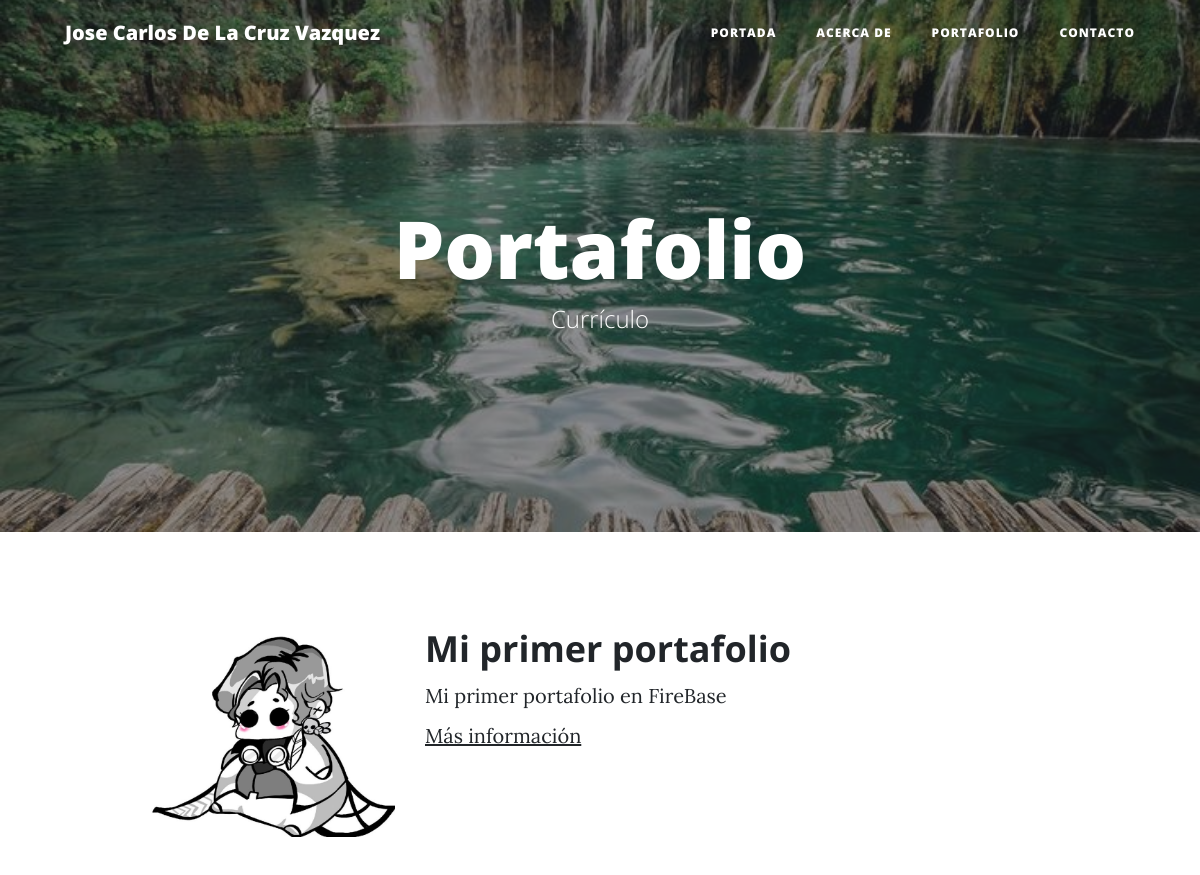
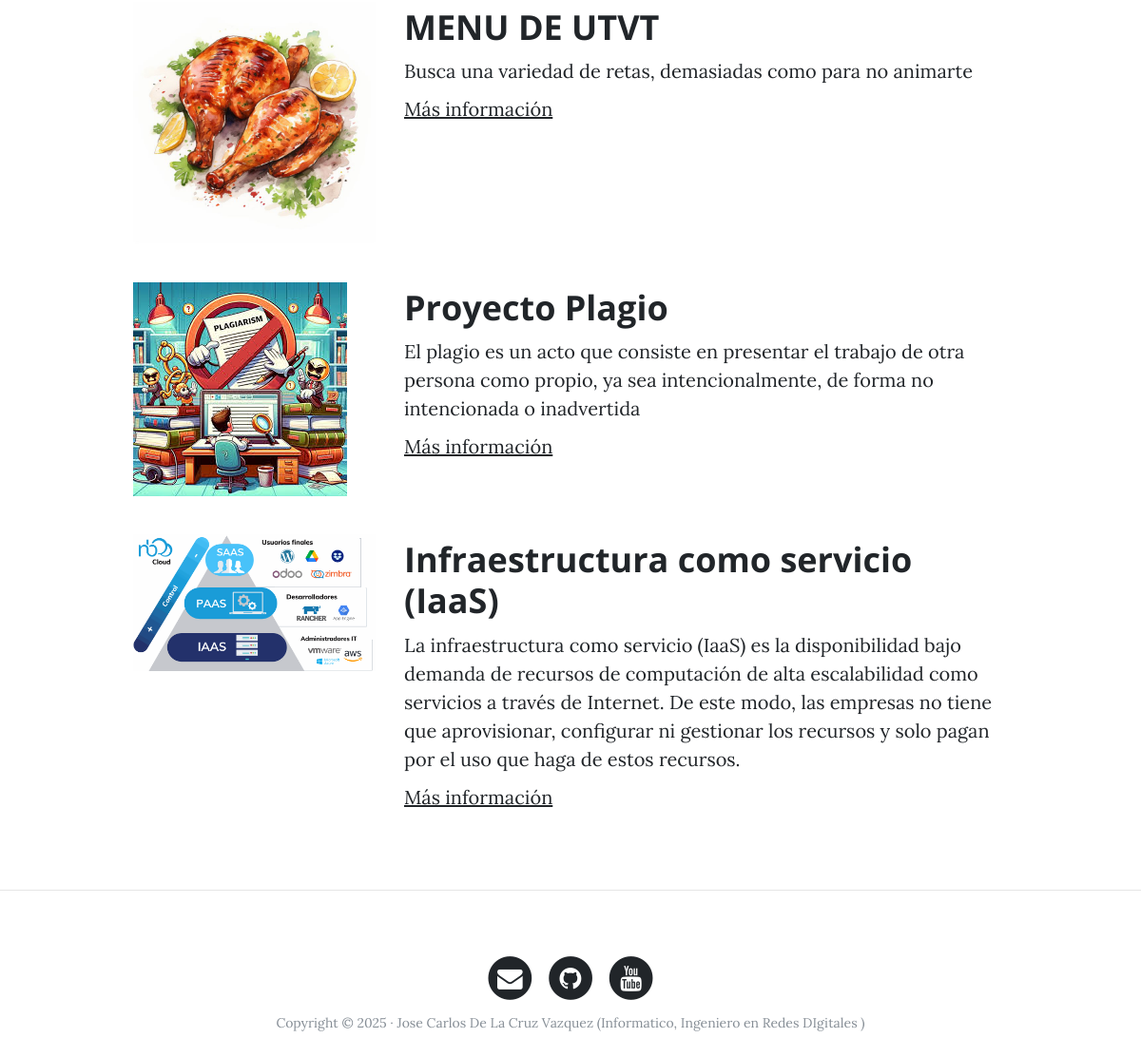
The page /portfolio/ on the database its author committed (2 pictures, top to bottom).
### portfolio/models.py (models this page shows, shortened)
class Project(models.Model):
    title = models.CharField(max_length=200, verbose_name="Título")
    description = models.TextField(verbose_name="Descripción")
    image = models.ImageField(verbose_name="Imagen", upload_to="projects")
    link = models.URLField(verbose_name="Dirección Web", null=True, blank=True)
    created = models.DateTimeField(auto_now_add=True, verbose_name="Fecha de creación")
    updated = models.DateTimeField(auto_now=True, verbose_name="Fecha de edición")
    class Meta:
        verbose_name = "proyecto"
        verbose_name_plural = "proyectos"
        ordering = ["-created"]

### portfolio/views.py (the view)
# urls.py: path('portfolio/', portfolio_views.portfolio, name="portfolio"),
def portfolio(request):
    projects = Project.objects.all()
    return render(request, "portfolio/portfolio.html", {'projects': projects})

### portfolio/templates/portfolio/portfolio.html (shortened to what this page needs)
{% extends 'core/base.html' %}
{% block background %}{% load static %}{% static 'core/img/portfolio-bg.jpg' %}{% endblock %}
{% block headers %}
<h1>Portafolio</h1>
<span class="subheading">Currículo</span>
{% endblock %}
{% block content %}
    {% for project in projects %}
        <div class="row project">
            <div class="col-lg-3 col-md-4 offset-lg-1">
                <img class="img-fluid" src="{{project.image.url}}" alt="">
            </div>
            <div class="col-lg-7 col-md-8">
                <h2 class="section-heading title">{{project.title}}</h2>
                <p>{{project.description}}</p>
                {% if project.link %}
                    <p><a href="{{project.link}}">Más información</a></p>
                {% endif %}
            </div>
        </div>
    {% endfor %}
{% endblock %}

### core/templates/core/base.html (shortened to what this page needs)
<!DOCTYPE html>
<html lang="es">
  <head>
    {% load static %}
    <link href="{% static 'core/vendor/bootstrap/css/bootstrap.min.css' %}" rel="stylesheet">
    <link href="{% static 'core/vendor/font-awesome/css/font-awesome.min.css' %}" rel="stylesheet" type="text/css">
    <link href="{% static 'core/css/clean-blog.min.css' %}" rel="stylesheet">
  </head>
  <body>
    <nav class="navbar navbar-expand-lg navbar-light fixed-top" id="mainNav">
      <div class="container">
        <a class="navbar-brand" href="{% url 'home' %}">Jose Carlos De La Cruz Vazquez</a>
        <div class="collapse navbar-collapse" id="navbarResponsive">
          <ul class="navbar-nav ml-auto">
            <li class="nav-item">
              <a class="nav-link" href="{% url 'home' %}">Portada</a>
            </li>
            <li class="nav-item">
              <a class="nav-link" href="{% url 'about' %}">Acerca de</a>
            </li>
            <li class="nav-item">
              <a class="nav-link" href="{% url 'portfolio' %}">Portafolio</a>
            </li>
            <li class="nav-item">
              <a class="nav-link" href="{% url 'contact' %}">Contacto</a>
            </li>
          </ul>
        </div>
      </div>
    </nav>
    <header class="masthead" style="background-image: url('{% block background %}{% endblock %}')">
      <div class="overlay"></div>
      <div class="container">
        <div class="row">
          <div class="col-lg-8 col-md-10 mx-auto">
            <div class="site-heading">
              {% block headers %}{% endblock %}
            </div>
          </div>
        </div>
      </div>
    </header>
    <div class="container">
      {% block content %}{% endblock %}
    </div>
    {% if request.path != "/" %}<hr>{% endif %}
    <footer>
      <div class="container">
        <div class="row">
          <div class="col-lg-8 col-md-10 mx-auto">
            <ul class="list-inline text-center">
              <li class="list-inline-item">
                <a href="#">
                  <span class="fa-stack fa-lg">
                    <i class="fa fa-circle fa-stack-2x"></i>
                    <i class="fa fa-envelope fa-stack-1x fa-inverse"></i>
                  </span>
                </a>
              </li>
              <li class="list-inline-item">
                <a href="#">
                  <span class="fa-stack fa-lg">
                    <i class="fa fa-circle fa-stack-2x"></i>
                    <i class="fa fa-github fa-stack-1x fa-inverse"></i>
                  </span>
                </a>
              </li>
              <li class="list-inline-item">
                <a href="#">
                  <span class="fa-stack fa-lg">
                    <i class="fa fa-circle fa-stack-2x"></i>
                    <i class="fa fa-youtube fa-stack-1x fa-inverse"></i>
                  </span>
                </a>
              </li>
            </ul>
            <p class="copyright text-muted">Copyright &copy; 2025 · Jose Carlos De La Cruz Vazquez  (Informatico, Ingeniero en Redes DIgitales ) </p>
          </div>
        </div>
      </div>
    </footer>
  </body>
</html>

### rows shown on the page
Project: image (picture), title "Mi primer portafolio", description "Mi primer portafolio en FireBase"
Project: image (picture), title "MENU DE UTVT", description "Busca una variedad de retas, demasiadas como para no animarte"
Project: image (picture), title "Proyecto Plagio", description "El plagio es un acto que consiste en presentar el trabajo de otra persona como propio, ya sea intencionalmente, de forma no intencionada o inadvertida"
Project: image (picture), title "Infraestructura como servicio (IaaS)", description "La infraestructura como servicio (IaaS) es la disponibilidad bajo demanda de recursos de computación de alta escalabilidad como servicios a través de Internet. De este modo, las empresas no tiene que aprovisionar, configurar ni gestionar los recursos y solo pagan por el uso que haga de estos recursos."
